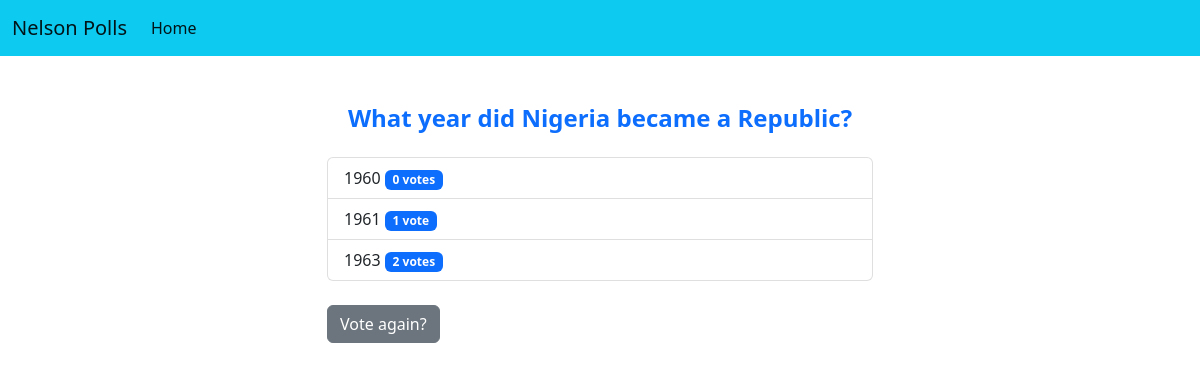
Page /polls/1/results/ on the committed database.
### polls/models.py (models this page shows, shortened)
class Question(models.Model):
    question_text = models.CharField(max_length=255)
    pub_date = models.DateTimeField(auto_now_add=True)

class Choice(models.Model):
    question = models.ForeignKey(Question, on_delete=models.CASCADE)
    choice_text = models.CharField(max_length=200)
    votes = models.IntegerField(default=0)

### polls/views.py (the view)
# urls.py: path('<str:pk>/results/', views.results, name='results'),
def results(request, pk):
    question = get_object_or_404(Question, pk=pk)
    return render(request, 'results.html', {'question': question})

### templates/results.html
{% extends 'base.html' %}
{% block content %}
<h4 class="fw-bold text-primary text-center mb-4 mt-5">{{ question.question_text }}</h4>
<ul class="list-group mb-4">
    {% for choice in question.choice_set.all %}
    <li class="list-group-item">{{ choice.choice_text }} <span class="badge text-bg-primary">{{ choice.votes }} vote{{ choice.votes|pluralize }}</span> </li>
    {% endfor %}
</ul>
<a href="{% url 'detail' question.id %}" class="btn btn-secondary">Vote again?</a>
{% endblock %}

### rows in the picture
Question: question_text "What year did Nigeria became a Republic?"
Choice: choice_text "1960", votes "0"
Choice: choice_text "1961", votes "1"
Choice: choice_text "1963", votes "2"
